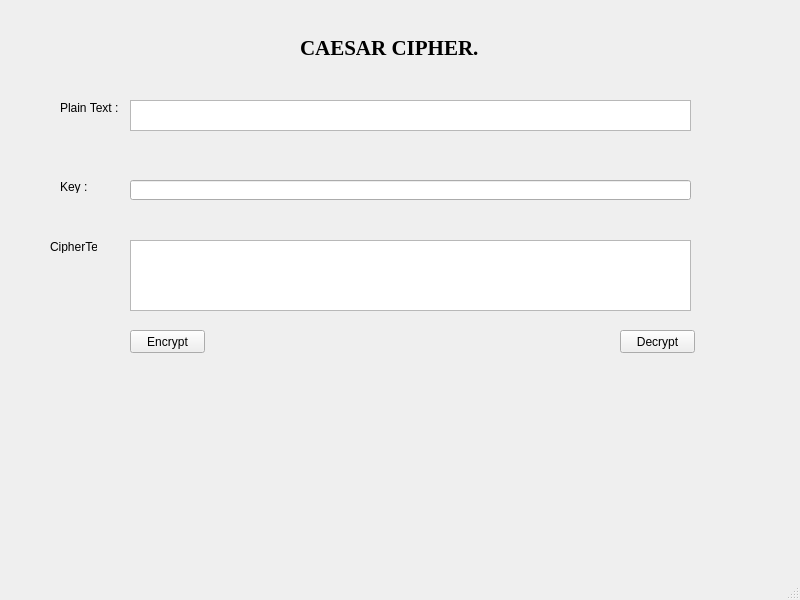
<?xml version="1.0" encoding="UTF-8"?>
<ui version="4.0">
 <class>MainWindow</class>
 <widget class="QMainWindow" name="MainWindow">
  <property name="geometry">
   <rect>
    <x>0</x>
    <y>0</y>
    <width>800</width>
    <height>600</height>
   </rect>
  </property>
  <property name="windowTitle">
   <string>MainWindow</string>
  </property>
  <widget class="QWidget" name="centralwidget">
   <widget class="QLabel" name="label">
    <property name="geometry">
     <rect>
      <x>300</x>
      <y>40</y>
      <width>191</width>
      <height>16</height>
     </rect>
    </property>
    <property name="font">
     <font>
      <family>Times New Roman</family>
      <pointsize>16</pointsize>
      <weight>75</weight>
      <bold>true</bold>
     </font>
    </property>
    <property name="text">
     <string>CAESAR CIPHER.</string>
    </property>
   </widget>
   <widget class="QLabel" name="label_2">
    <property name="geometry">
     <rect>
      <x>60</x>
      <y>100</y>
      <width>61</width>
      <height>16</height>
     </rect>
    </property>
    <property name="text">
     <string>Plain Text :</string>
    </property>
   </widget>
   <widget class="QLabel" name="label_3">
    <property name="geometry">
     <rect>
      <x>60</x>
      <y>180</y>
      <width>47</width>
      <height>13</height>
     </rect>
    </property>
    <property name="text">
     <string>Key :</string>
    </property>
   </widget>
   <widget class="QLabel" name="label_4">
    <property name="geometry">
     <rect>
      <x>50</x>
      <y>240</y>
      <width>47</width>
      <height>13</height>
     </rect>
    </property>
    <property name="text">
     <string>CipherText</string>
    </property>
   </widget>
   <widget class="QPushButton" name="btn_encrypt">
    <property name="geometry">
     <rect>
      <x>130</x>
      <y>330</y>
      <width>75</width>
      <height>23</height>
     </rect>
    </property>
    <property name="text">
     <string>Encrypt</string>
    </property>
   </widget>
   <widget class="QPushButton" name="btn_decrypt">
    <property name="geometry">
     <rect>
      <x>620</x>
      <y>330</y>
      <width>75</width>
      <height>23</height>
     </rect>
    </property>
    <property name="text">
     <string>Decrypt</string>
    </property>
   </widget>
   <widget class="QTextEdit" name="txt_plain">
    <property name="geometry">
     <rect>
      <x>130</x>
      <y>100</y>
      <width>561</width>
      <height>31</height>
     </rect>
    </property>
   </widget>
   <widget class="QLineEdit" name="txt_key">
    <property name="geometry">
     <rect>
      <x>130</x>
      <y>180</y>
      <width>561</width>
      <height>20</height>
     </rect>
    </property>
   </widget>
   <widget class="QTextEdit" name="txt_cipher">
    <property name="geometry">
     <rect>
      <x>130</x>
      <y>240</y>
      <width>561</width>
      <height>71</height>
     </rect>
    </property>
   </widget>
  </widget>
  <widget class="QMenuBar" name="menubar">
   <property name="geometry">
    <rect>
     <x>0</x>
     <y>0</y>
     <width>800</width>
     <height>21</height>
    </rect>
   </property>
  </widget>
  <widget class="QStatusBar" name="statusbar"/>
 </widget>
 <resources/>
 <connections/>
</ui>
